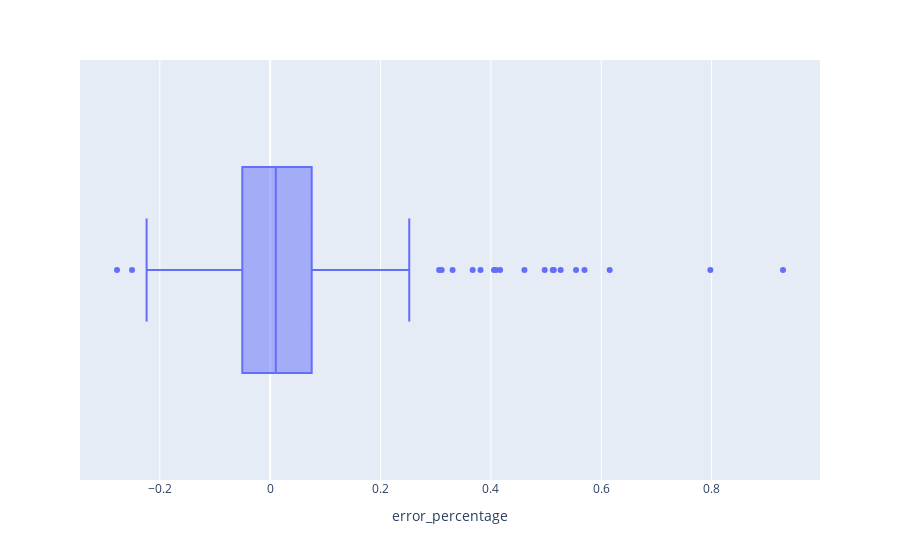

The notebook cell this image was saved under:
### Code cell
px.box(results, x='error_percentage')

### Figure 1 — Plotly figure (JSON) as saved in the notebook; plotly's stock layout.template omitted (floating-point values rounded to 4 significant figures; data arrays with more than 128 entries replaced by an {"elided": "..."} marker saying what was removed)
{"data": [{"alignmentgroup": "True", "hovertemplate": "error_percentage=%{x}<extra></extra>", "legendgroup": "", "marker": {"color": "#636efa"}, "name": "", "notched": false, "offsetgroup": "", "orientation": "h", "showlegend": false, "type": "box", "x": {"elided": "292 float values"}, "x0": " ", "xaxis": "x", "y0": " ", "yaxis": "y"}], "layout": {"boxmode": "group", "legend": {"tracegroupgap": 0}, "margin": {"t": 60}, "xaxis": {"anchor": "y", "domain": [0, 1], "title": {"text": "error_percentage"}}, "yaxis": {"anchor": "x", "domain": [0, 1]}}}
